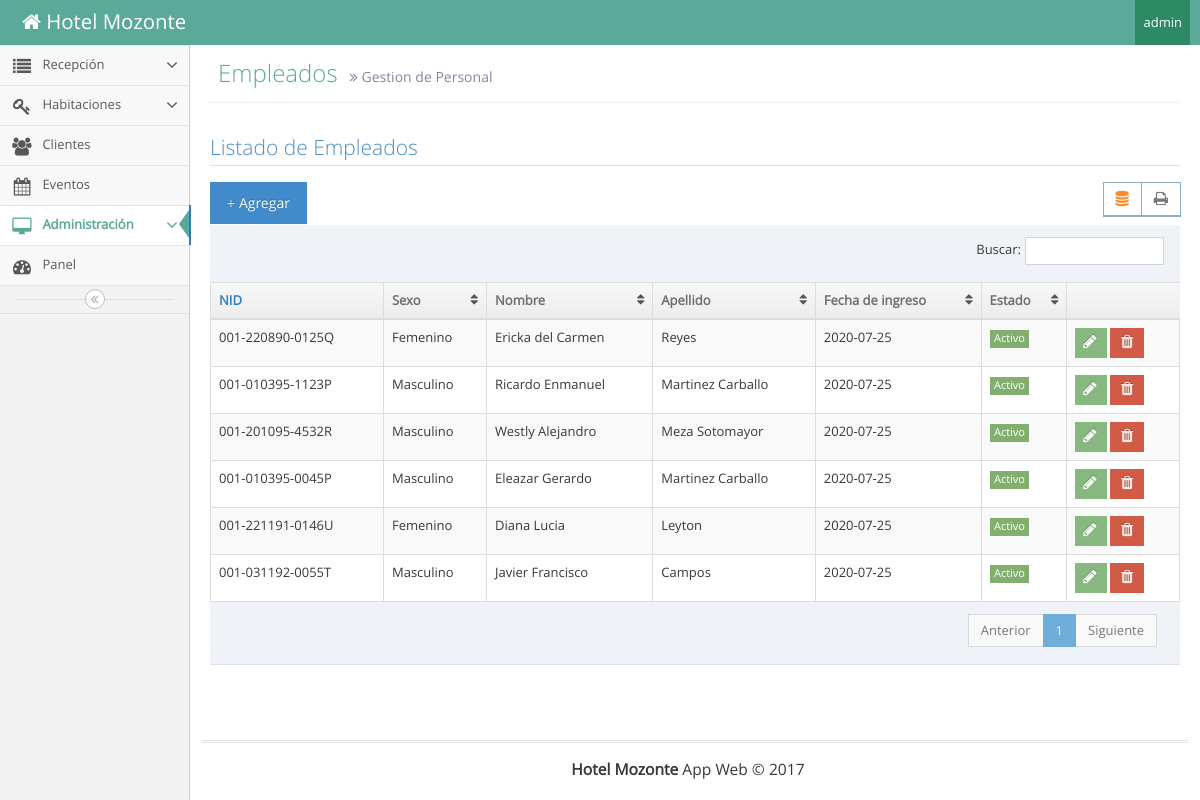
Screenshot of /view/empleados.php (signed in) with the database file from the repository.
### tables this page shows
create table Empleado(
idEmpleado int primary key auto_increment,
NID varchar(255) not null unique,
nombres varchar(255) not null,
apellidos varchar(255) not null,
sexo varchar(255) not null,
estadocivil varchar(255) not null,
telefono varchar(255) not null,
direccion varchar(255) not null,
email varchar(255) not null,
fechaingreso date not null,
estado varchar(255) not null
);

### controller/mostrarEmpleados.php (the view, shortened to what this page needs)
<?php
$con = conexion();
$res = $con->query("SELECT * from Empleado");
while ($row= $res->fetch_assoc()) {
  if($row['estado']== 'activo'){
    echo '
    <div class="modal fade" id="editar'.$row['NID'].'" tabindex="-1" role="dialog" aria-labelledby="editarEmpleadoLabel" aria-hidden="true">
    							<input name="nid" type="text" placeholder="Identificacion" value="'.$row['NID'].'" readonly/>
    								<input name="nombres" type="text" placeholder="Nombre completo"value="'.$row['nombres'].'"/>
                  <input name="fechai" class="form-control date-picker" id="id-date-picker-1" type="text" data-date-format="yyyy-mm-dd" value="'.$row['fechaingreso'].'"/>
                  <input name="telefono" type="text" placeholder="Número de teléfono" value="'.$row['telefono'].'"/>
                  <input name="direccion" type="text" class="form-control" id="form-field-8" placeholder="Direccion de residencia" value="'.$row['direccion'].'"/>
    						<input name="apellidos"type="text" placeholder="Apellidos" value="'.$row['apellidos'].'"/>
                <input name="correo" type="email" placeholder="correo electrónico" value="'.$row['email'].'"/>
    </div>
    <tr>
      <td>'.$row['NID'].'</td>
      <td>'.$row['sexo'].'</td>
      <td>'.$row['nombres'].'</td>
      <td>'.$row['apellidos'].'</td>
      <td>'.$row['fechaingreso'].'</td>
      <td class="hidden-480">
        <span class="label label-sm label-success">Activo</span>
      </td>
      <td>
        <div class="hidden-sm hidden-xs action-buttons">
          <button type="button" class="btn btn-xs btn-success" data-toggle="modal" data-target="#editar'.$row['NID'].'"><i class="ace-icon fa fa-pencil bigger-130"></i></button>
          <button type="button" class="btn btn-xs btn-danger"> <a href="../controller/eliminarEmpleado.php?u='.$row['NID'].'" style="color:#fff"> <i class="ace-icon fa fa-trash bigger-130"></i></a></button>
        </div>
      </td>
    </tr>
    ';
    }
}
 ?>

### rows the page displays
empleado: NID "001-220890-0125Q", sexo "Femenino", nombres "Ericka del Carmen", apellidos "Reyes", fechaingreso "2020-07-25"
empleado: NID "001-010395-1123P", sexo "Masculino", nombres "Ricardo Enmanuel", apellidos "Martinez Carballo", fechaingreso "2020-07-25"
empleado: NID "001-201095-4532R", sexo "Masculino", nombres "Westly Alejandro", apellidos "Meza Sotomayor", fechaingreso "2020-07-25"
empleado: NID "001-010395-0045P", sexo "Masculino", nombres "Eleazar Gerardo", apellidos "Martinez Carballo", fechaingreso "2020-07-25"
empleado: NID "001-221191-0146U", sexo "Femenino", nombres "Diana Lucia", apellidos "Leyton", fechaingreso "2020-07-25"
empleado: NID "001-031192-0055T", sexo "Masculino", nombres "Javier Francisco", apellidos "Campos", fechaingreso "2020-07-25"

### other values shown
$_SESSION['username'] "admin"
